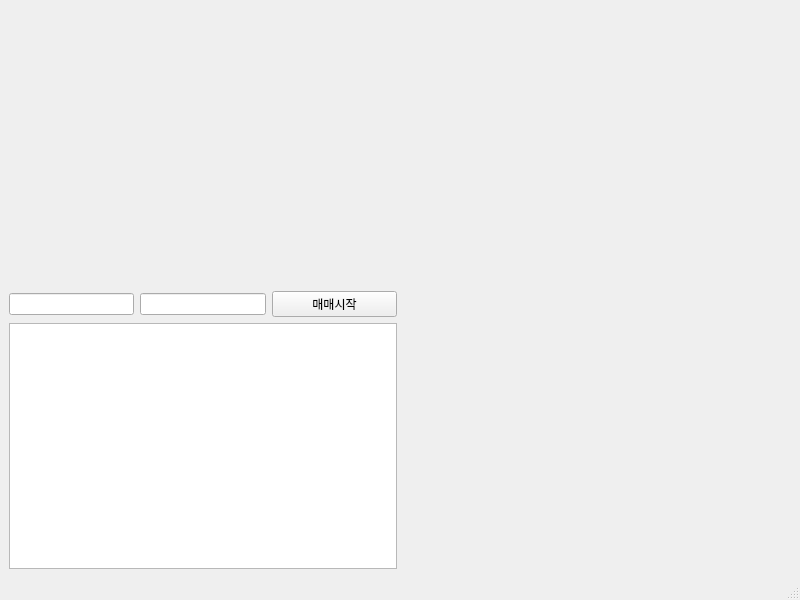
<?xml version="1.0" encoding="UTF-8"?>
<ui version="4.0">
 <class>MainWindow</class>
 <widget class="QMainWindow" name="MainWindow">
  <property name="geometry">
   <rect>
    <x>0</x>
    <y>0</y>
    <width>800</width>
    <height>600</height>
   </rect>
  </property>
  <property name="windowTitle">
   <string>MainWindow</string>
  </property>
  <widget class="QWidget" name="centralwidget">
   <layout class="QGridLayout" name="gridLayout">
    <item row="0" column="1">
     <widget class="OrderbookWidget" name="orderbookWidget" native="true"/>
    </item>
    <item row="0" column="0">
     <layout class="QVBoxLayout" name="verticalLayout">
      <item>
       <widget class="OverviewWidget" name="overviewWidget" native="true">
        <property name="maximumSize">
         <size>
          <width>16777215</width>
          <height>120</height>
         </size>
        </property>
       </widget>
      </item>
      <item>
       <widget class="ChartWidget" name="chartWidget" native="true">
        <property name="maximumSize">
         <size>
          <width>16777215</width>
          <height>150</height>
         </size>
        </property>
       </widget>
      </item>
      <item>
       <layout class="QHBoxLayout" name="horizontalLayout_5">
        <item>
         <widget class="QLineEdit" name="apiKey">
          <property name="sizePolicy">
           <sizepolicy hsizetype="Preferred" vsizetype="Fixed">
            <horstretch>0</horstretch>
            <verstretch>0</verstretch>
           </sizepolicy>
          </property>
          <property name="echoMode">
           <enum>QLineEdit::Password</enum>
          </property>
         </widget>
        </item>
        <item>
         <widget class="QLineEdit" name="secKey">
          <property name="sizePolicy">
           <sizepolicy hsizetype="Preferred" vsizetype="Fixed">
            <horstretch>0</horstretch>
            <verstretch>0</verstretch>
           </sizepolicy>
          </property>
          <property name="echoMode">
           <enum>QLineEdit::Password</enum>
          </property>
         </widget>
        </item>
        <item>
         <widget class="QPushButton" name="startButton">
          <property name="text">
           <string>매매시작</string>
          </property>
         </widget>
        </item>
       </layout>
      </item>
      <item>
       <widget class="QTextEdit" name="textEdit">
        <property name="sizePolicy">
         <sizepolicy hsizetype="Preferred" vsizetype="Preferred">
          <horstretch>0</horstretch>
          <verstretch>0</verstretch>
         </sizepolicy>
        </property>
       </widget>
      </item>
     </layout>
    </item>
   </layout>
  </widget>
  <widget class="QMenuBar" name="menubar">
   <property name="geometry">
    <rect>
     <x>0</x>
     <y>0</y>
     <width>800</width>
     <height>21</height>
    </rect>
   </property>
  </widget>
  <widget class="QStatusBar" name="statusbar"/>
 </widget>
 <customwidgets>
  <customwidget>
   <class>OrderbookWidget</class>
   <extends>QWidget</extends>
   <header>Orderbook</header>
   <container>1</container>
  </customwidget>
  <customwidget>
   <class>OverviewWidget</class>
   <extends>QWidget</extends>
   <header>Overview</header>
   <container>1</container>
  </customwidget>
  <customwidget>
   <class>ChartWidget</class>
   <extends>QWidget</extends>
   <header>Chart</header>
   <container>1</container>
  </customwidget>
 </customwidgets>
 <resources/>
 <connections/>
</ui>
